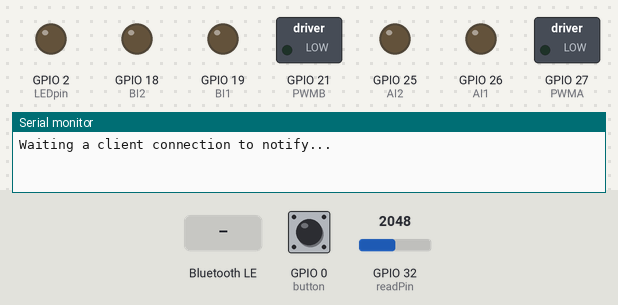
Bench run of a sketch on a simulated ESP32. Parts: switched loads named in the sketch (green lamp = pin HIGH), output pins drawn as LEDs (lit = HIGH), the last lines printed to the serial monitor. The inputs (shaded band) are chosen by the test bench; at power-on: GPIO 0 (button) HIGH, GPIO 32 (readPin) = 2048. Nothing arrives over Bluetooth unless stated; a phone connects over Bluetooth LE 3 s after start.

Above: at 1.2 s.
1.3 s: Bluetooth LE write "!B516" received
At 3.8 s:
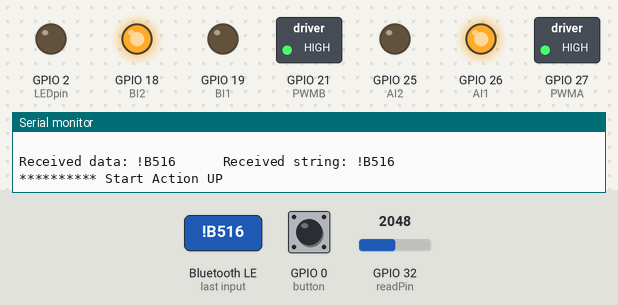
4.3 s: GPIO 0 (button) pulled LOW for 0.15 s
At 4.38 s:
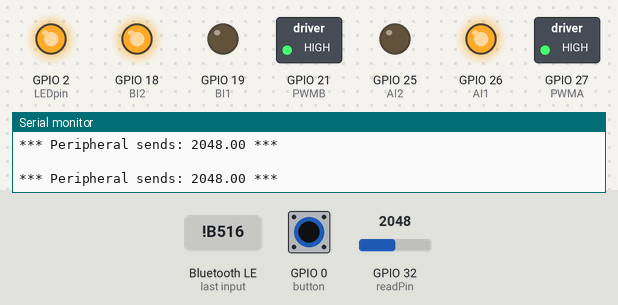
5.9 s: Bluetooth LE write "!B714" received
At 7.1 s:
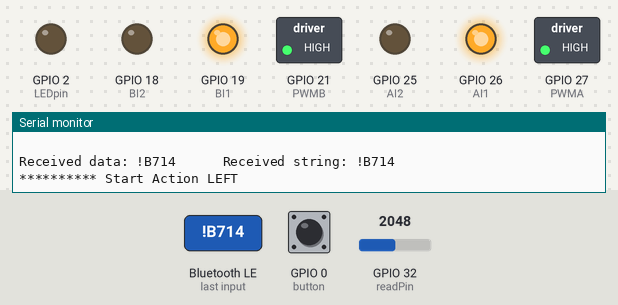
7.5 s: GPIO 0 (button) pulled LOW for 1 s
At 8.3 s:
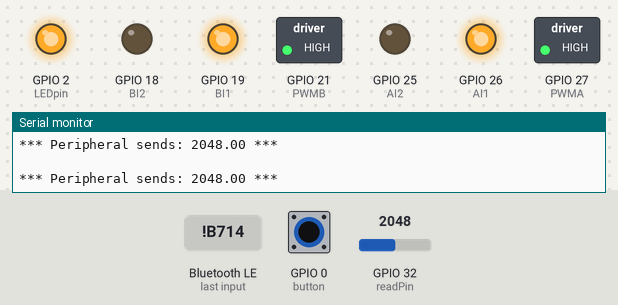
10.0 s: GPIO 0 (button) pulled LOW for 3.2 s
At 13.9 s:
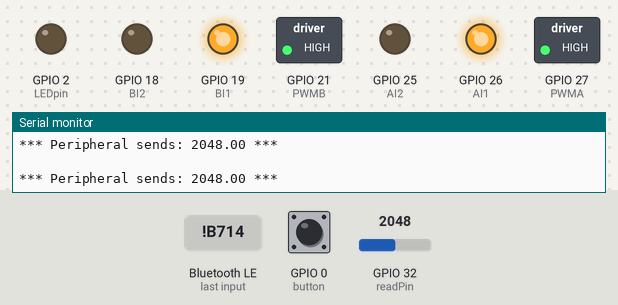
Timing chart, 0 to 15.4 s (numbered marks = the images above; inputs shaded):
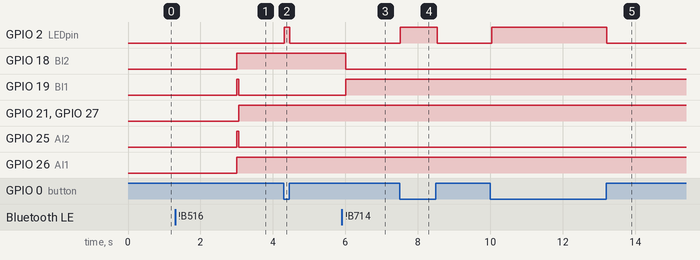

Measured:
- after the input at 1.3 s, GPIO 21 (PWMB), GPIO 27 (PWMA): LOW → HIGH after 1.8 s
- after the input at 4.3 s, GPIO 2 (LEDpin): LOW → HIGH at once, → LOW 0.15 s later
- after the input at 5.9 s, GPIO 18 (BI2): HIGH → LOW after 0.11 s; GPIO 19 (BI1): LOW → HIGH after 0.11 s
- after the input at 7.5 s, GPIO 2 (LEDpin): LOW → HIGH at once, → LOW 1.0 s later
- after the input at 10.0 s, GPIO 2 (LEDpin): LOW → HIGH at once, → LOW 3.2 s later

The sketch:

hivercminisumo.ino
```cpp
#include <BLEDevice.h>
#include <BLEServer.h>
#include <BLEUtils.h>
#include <BLE2902.h>

BLECharacteristic *pCharacteristic;
bool deviceConnected = false;
float txValue = 0;
const int button = 0;      // button on PIN G0
const int readPin = 32;    // analog pin G32
const int LEDpin = 2;      // LED on pin G2
bool convert = false;
String rxString = "";
std::string rxValue;       // rxValue gathers input data

// Flags to keep track of motor state
bool moveForward = false;
bool moveBackward = false;
bool moveLeft = false;
bool moveRight = false;

// UART service UUID data
#define SERVICE_UUID           "6E400001-B5A3-F393-E0A9-E50E24DCCA9E"
#define CHARACTERISTIC_UUID_RX "6E400002-B5A3-F393-E0A9-E50E24DCCA9E"
#define CHARACTERISTIC_UUID_TX "6E400003-B5A3-F393-E0A9-E50E24DCCA9E"

// Name of each connection, change this to be unique per participant
#define BLENAME "magnoliarobot"

// Pins for motor control, swap as needed depending on how they connected their motor
const int BI1 = 19;  // Motor B direction pin 1
const int BI2 = 18;  // Motor B direction pin 2
const int PWMB = 21; // Motor B PWM pin (D4)
const int AI1 = 26;  // Motor A direction pin 1
const int AI2 = 25;  // Motor A direction pin 2
const int PWMA = 27; // Motor A PWM pin (D2)


void controlMotors() {
  if (moveLeft) {
    digitalWrite(BI1, HIGH);
    digitalWrite(BI2, LOW);
    analogWrite(PWMB, 255);
     digitalWrite(AI1, HIGH);
   digitalWrite(AI2, LOW);
    analogWrite(PWMA, 255);
  } else if (moveRight) {
    digitalWrite(BI1, LOW);
    digitalWrite(BI2, HIGH);
    analogWrite(PWMB, 255);
    digitalWrite(AI1, LOW);
    digitalWrite(AI2, HIGH);
    analogWrite(PWMA, 255);
  } else if (moveForward) {
    digitalWrite(BI1, LOW);
    digitalWrite(BI2, HIGH);
    analogWrite(PWMB, 255);
    digitalWrite(AI1, HIGH);
    digitalWrite(AI2, LOW);
    analogWrite(PWMA, 255);
  } else if (moveBackward) {
    digitalWrite(BI1, HIGH);
    digitalWrite(BI2, LOW);
    analogWrite(PWMB, 255);
    digitalWrite(AI1, LOW);
    digitalWrite(AI2, HIGH);
    analogWrite(PWMA, 255);
  } else {
    digitalWrite(BI1, HIGH);
    digitalWrite(BI2, HIGH);
    analogWrite(PWMB, 0);
    digitalWrite(AI1, HIGH);
    digitalWrite(AI2, HIGH);
    analogWrite(PWMA, 0);
  }
}

class MyServerCallbacks: public BLEServerCallbacks {
  void onConnect(BLEServer* pServer) {
    deviceConnected = true;
  };
  void onDisconnect(BLEServer* pServer) {
    deviceConnected = false;
  }
};

class MyCallbacks: public BLECharacteristicCallbacks {
  void onWrite(BLECharacteristic *pCharacteristic) {
    String rxValue = pCharacteristic->getValue();
    if (rxValue.length() > 0)  {
      convert = true;      // flag to invoke convertControlpad routine
      Serial.println(" ");
      Serial.print("Received data: ");
      for (int i = 0; i < rxValue.length(); i++) {
        Serial.print(rxValue[i]);
        rxString = rxString + rxValue[i]; // build string from received data
      }
    }
  }
};

// ***************************** SETUP *******************************
void setup() {
  Serial.begin(115200);
  pinMode(LEDpin, OUTPUT);
  pinMode(button, INPUT);
  pinMode(BI1, OUTPUT);
  pinMode(BI2, OUTPUT);
  pinMode(PWMB, OUTPUT);
  pinMode(AI1, OUTPUT);
  pinMode(AI2, OUTPUT);
  pinMode(PWMA, OUTPUT);

  BLEDevice::init(BLENAME); // give the BLE device a name

  BLEServer *pServer = BLEDevice::createServer(); // create BLE server
  pServer->setCallbacks(new MyServerCallbacks());

  // Create the BLE Service
  BLEService *pService = pServer->createService(SERVICE_UUID);

  // Create a BLE Characteristic
  pCharacteristic = pService->createCharacteristic(
                      CHARACTERISTIC_UUID_TX,
                      BLECharacteristic::PROPERTY_NOTIFY);
  pCharacteristic->addDescriptor(new BLE2902());
  BLECharacteristic *pCharacteristic = pService->createCharacteristic(
                                         CHARACTERISTIC_UUID_RX,
                                         BLECharacteristic::PROPERTY_WRITE);
  pCharacteristic->setCallbacks(new MyCallbacks());

  pService->start(); // start the service

  pServer->getAdvertising()->start(); // start advertising
  Serial.println("Waiting a client connection to notify...");
  Serial.println(" ");
}

// *************************** MAIN PROGRAM *********************************
void loop() {
  if (deviceConnected) {
    txValue = analogRead(readPin);        // pick up value on readPin
    char txString[8];                     // convert the value to a char array
    dtostrf(txValue, 1, 2, txString); // float_val, min_width, decimal_digits, char_buffer
    pCharacteristic->setValue(txString);  // prepare to send array
    if (digitalRead(button) == LOW) {     // send when button is pressed
      pCharacteristic->notify();          // send the value to the app!
      pCharacteristic->setValue(" ");     // send a space
      pCharacteristic->notify();
      digitalWrite(LEDpin, HIGH);         // switch on the LED
      Serial.println(" ");
      Serial.print("*** Peripheral sends: ");
      Serial.print(txString);             // report value on serial line
      Serial.println(" ***");
    }
    else digitalWrite(LEDpin, LOW);

    // Continuously check the motor flags and control motors
    controlMotors();

    if (convert) convertControlpad();
  }
  delay(50);
}

// ************************* CONVERT CONTROLPAD CODE ************************
void convertControlpad() {
  convert = false;
  Serial.print("      Received string: ");
  Serial.println(rxString); // Print the received string

  if (rxString == "!B516") {
    Serial.println("********** Start Action UP");
    moveForward = true;
  } else if (rxString == "!B615") {
    Serial.println("********** Start Action DOWN");
    moveBackward = true;
  } else if (rxString == "!B714") {
    Serial.println("********** Start Action LEFT");
    moveLeft = true;
  } else if (rxString == "!B813") {
    Serial.println("********** Start Action RIGHT");
    moveRight = true;
  } else if (rxString == "!B606" ||
             rxString == "!B10;" || rxString == "!B20:" || rxString == "!B309" || rxString == "!B408" ||
             rxString == "!B507" || rxString == "!B705" || rxString == "!B804") {
    Serial.println("********** Stop Action");
    moveForward = false;
    moveBackward = false;
    moveLeft = false;
    moveRight = false;
  }

  rxString = "";
}
```
